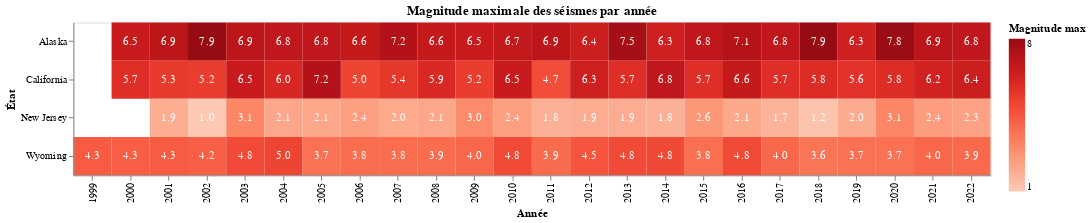

The notebook cell this image was saved under:
### Markdown cell above
# PARTIE 4: KEY FINDINGS

### Code cell
# Préparation données pour heatmap
heatmap_data = df_state_ACNJW.copy()
heatmap_data['magnitude_cat'] = pd.cut(
    heatmap_data['max_magnitude'],
    bins=[0, 3, 5, 7, 10],
    labels=['<3 (Mineur)', '3-5 (Modéré)', '5-7 (Fort)', '>7 (Majeur)']
)

heatmap = alt.Chart(heatmap_data).mark_rect().encode(
    x=alt.X('year:O', title='Année'),
    y=alt.Y('state:N', title='État'),
    color=alt.Color('max_magnitude:Q', 
                   title='Magnitude max',
                   scale=alt.Scale(scheme='reds')),
    tooltip=['year:O', 'state:N', 'max_magnitude:Q', 'n_earthquakes:Q']
).properties(
    width=chart_width,
    height=150,
    title='Magnitude maximale des séismes par année'
)

# Ajout texte
text = heatmap.mark_text(baseline='middle').encode(
    text=alt.Text('max_magnitude:Q', format='.1f'),
    color=alt.value('white')
)

heatmap_full = heatmap + text
heatmap_full

### Figure 1 — Vega-Lite specification as saved in the notebook (floating-point values rounded to 4 significant figures)
{"config": {"view": {"continuousWidth": 300, "continuousHeight": 300}}, "layer": [{"mark": {"type": "rect"}, "encoding": {"color": {"field": "max_magnitude", "scale": {"scheme": "reds"}, "title": "Magnitude max", "type": "quantitative"}, "tooltip": [{"field": "year", "type": "ordinal"}, {"field": "state", "type": "nominal"}, {"field": "max_magnitude", "type": "quantitative"}, {"field": "n_earthquakes", "type": "quantitative"}], "x": {"field": "year", "title": "Année", "type": "ordinal"}, "y": {"field": "state", "title": "État", "type": "nominal"}}, "title": "Magnitude maximale des séismes par année"}, {"mark": {"type": "text", "baseline": "middle"}, "encoding": {"color": {"value": "white"}, "text": {"field": "max_magnitude", "format": ".1f", "type": "quantitative"}, "tooltip": [{"field": "year", "type": "ordinal"}, {"field": "state", "type": "nominal"}, {"field": "max_magnitude", "type": "quantitative"}, {"field": "n_earthquakes", "type": "quantitative"}], "x": {"field": "year", "title": "Année", "type": "ordinal"}, "y": {"field": "state", "title": "État", "type": "nominal"}}, "title": "Magnitude maximale des séismes par année"}], "data": {"name": "data-21287a062a56693f175fa5569993e730"}, "height": 150, "width": 900, "$schema": "https://vega.github.io/schema/vega-lite/v5.20.1.json", "datasets": {"data-21287a062a56693f175fa5569993e730": [{"state": "Alaska", "state_fips": "02", "year": 2000, "n_earthquakes": 5085.0, "avg_magnitude": 2.145, "max_magnitude": 6.5, "avg_depth": 51.67, "n_properties": 2.0, "avg_price": 832000.0, "median_price": 832000.0, "avg_bedrooms": 4.0, "avg_bathrooms": 2.5, "magnitude_cat": "5-7 (Fort)"}, {"state": "Alaska", "state_fips": "02", "year": 2001, "n_earthquakes": 7609.0, "avg_magnitude": 2.018, "max_magnitude": 6.9, "avg_depth": 46.77, "n_properties": 3.0, "avg_price": 893000.0, "median_price": 650000.0, "avg_bedrooms": 5.0, "avg_bathrooms": 5.0, "magnitude_cat": "5-7 (Fort)"}, {"state": "Alaska", "state_fips": "02", "year": 2002, "n_earthquakes": 29940.0, "avg_magnitude": 1.718, "max_magnitude": 7.9, "avg_depth": 20.2, "n_properties": 2.0, "avg_price": 184500.0, "median_price": 184500.0, "avg_bedrooms": 2.5, "avg_bathrooms": 2.0, "magnitude_cat": ">7 (Majeur)"}, {"state": "Alaska", "state_fips": "02", "year": 2003, "n_earthquakes": 30100.0, "avg_magnitude": 1.622, "max_magnitude": 6.9, "avg_depth": 26.66, "n_properties": 3.0, "avg_price": 371000.0, "median_price": 319000.0, "avg_bedrooms": 3.667, "avg_bathrooms": 2.0, "magnitude_cat": "5-7 (Fort)"}, {"state": "Alaska", "state_fips": "02", "year": 2004, "n_earthquakes": 22900.0, "avg_magnitude": 1.641, "max_magnitude": 6.8, "avg_depth": 37.62, "n_properties": 11.0, "avg_price": 797900.0, "median_price": 648000.0, "avg_bedrooms": 4.636, "avg_bathrooms": 3.727, "magnitude_cat": "5-7 (Fort)"}, {"state": "Alaska", "state_fips": "02", "year": 2005, "n_earthquakes": 16890.0, "avg_magnitude": 1.838, "max_magnitude": 6.8, "avg_depth": 38.67, "n_properties": 7.0, "avg_price": 689600.0, "median_price": 579000.0, "avg_bedrooms": 5.571, "avg_bathrooms": 3.714, "magnitude_cat": "5-7 (Fort)"}, {"state": "Alaska", "state_fips": "02", "year": 2006, "n_earthquakes": 19370.0, "avg_magnitude": 1.932, "max_magnitude": 6.6, "avg_depth": 36.14, "n_properties": 10.0, "avg_price": 487500.0, "median_price": 506000.0, "avg_bedrooms": 4.4, "avg_bathrooms": 2.8, "magnitude_cat": "5-7 (Fort)"}, {"state": "Alaska", "state_fips": "02", "year": 2007, "n_earthquakes": 21540.0, "avg_magnitude": 1.816, "max_magnitude": 7.2, "avg_depth": 32.99, "n_properties": 9.0, "avg_price": 504100.0, "median_price": 499000.0, "avg_bedrooms": 4.444, "avg_bathrooms": 3.444, "magnitude_cat": ">7 (Majeur)"}, {"state": "Alaska", "state_fips": "02", "year": 2008, "n_earthquakes": 28580.0, "avg_magnitude": 1.683, "max_magnitude": 6.6, "avg_depth": 29.35, "n_properties": 8.0, "avg_price": 391800.0, "median_price": 400000.0, "avg_bedrooms": 3.875, "avg_bathrooms": 2.625, "magnitude_cat": "5-7 (Fort)"}, {"state": "Alaska", "state_fips": "02", "year": 2009, "n_earthquakes": 24040.0, "avg_magnitude": 1.602, "max_magnitude": 6.5, "avg_depth": 34.36, "n_properties": 6.0, "avg_price": 317600.0, "median_price": 300000.0, "avg_bedrooms": 2.667, "avg_bathrooms": 2.167, "magnitude_cat": "5-7 (Fort)"}, {"state": "Alaska", "state_fips": "02", "year": 2010, "n_earthquakes": 27080.0, "avg_magnitude": 1.844, "max_magnitude": 6.7, "avg_depth": 32.31, "n_properties": 9.0, "avg_price": 492300.0, "median_price": 452000.0, "avg_bedrooms": 4.0, "avg_bathrooms": 2.778, "magnitude_cat": "5-7 (Fort)"}, {"state": "Alaska", "state_fips": "02", "year": 2011, "n_earthquakes": 23910.0, "avg_magnitude": 1.661, "max_magnitude": 6.9, "avg_depth": 37.42, "n_properties": 7.0, "avg_price": 501900.0, "median_price": 439000.0, "avg_bedrooms": 3.286, "avg_bathrooms": 2.714, "magnitude_cat": "5-7 (Fort)"}, {"state": "Alaska", "state_fips": "02", "year": 2012, "n_earthquakes": 26530.0, "avg_magnitude": 1.585, "max_magnitude": 6.4, "avg_depth": 37.04, "n_properties": 12.0, "avg_price": 649600.0, "median_price": 397400.0, "avg_bedrooms": 3.333, "avg_bathrooms": 2.833, "magnitude_cat": "5-7 (Fort)"}, {"state": "Alaska", "state_fips": "02", "year": 2013, "n_earthquakes": 26310.0, "avg_magnitude": 1.63, "max_magnitude": 7.5, "avg_depth": 41.39, "n_properties": 12.0, "avg_price": 493900.0, "median_price": 468900.0, "avg_bedrooms": 3.75, "avg_bathrooms": 2.917, "magnitude_cat": ">7 (Majeur)"}, {"state": "Alaska", "state_fips": "02", "year": 2014, "n_earthquakes": 36490.0, "avg_magnitude": 1.473, "max_magnitude": 6.3, "avg_depth": 37.93, "n_properties": 15.0, "avg_price": 377100.0, "median_price": 350000.0, "avg_bedrooms": 3.533, "avg_bathrooms": 2.333, "magnitude_cat": "5-7 (Fort)"}, {"state": "Alaska", "state_fips": "02", "year": 2015, "n_earthquakes": 32970.0, "avg_magnitude": 1.569, "max_magnitude": 6.8, "avg_depth": 40.96, "n_properties": 24.0, "avg_price": 437300.0, "median_price": 372200.0, "avg_bedrooms": 3.333, "avg_bathrooms": 2.667, "magnitude_cat": "5-7 (Fort)"}, {"state": "Alaska", "state_fips": "02", "year": 2016, "n_earthquakes": 35990.0, "avg_magnitude": 1.544, "max_magnitude": 7.1, "avg_depth": 42.01, "n_properties": 22.0, "avg_price": 437400.0, "median_price": 431000.0, "avg_bedrooms": 3.682, "avg_bathrooms": 2.591, "magnitude_cat": ">7 (Majeur)"}, {"state": "Alaska", "state_fips": "02", "year": 2017, "n_earthquakes": 41160.0, "avg_magnitude": 1.561, "max_magnitude": 6.8, "avg_depth": 35.37, "n_properties": 17.0, "avg_price": 504900.0, "median_price": 435000.0, "avg_bedrooms": 3.647, "avg_bathrooms": 2.529, "magnitude_cat": "5-7 (Fort)"}, {"state": "Alaska", "state_fips": "02", "year": 2018, "n_earthquakes": 51840.0, "avg_magnitude": 1.598, "max_magnitude": 7.9, "avg_depth": 29.83, "n_properties": 36.0, "avg_price": 491200.0, "median_price": 463500.0, "avg_bedrooms": 3.778, "avg_bathrooms": 2.889, "magnitude_cat": ">7 (Majeur)"}, {"state": "Alaska", "state_fips": "02", "year": 2019, "n_earthquakes": 46790.0, "avg_magnitude": 1.378, "max_magnitude": 6.3, "avg_depth": 28.91, "n_properties": 32.0, "avg_price": 471900.0, "median_price": 437000.0, "avg_bedrooms": 3.531, "avg_bathrooms": 2.594, "magnitude_cat": "5-7 (Fort)"}, {"state": "Alaska", "state_fips": "02", "year": 2020, "n_earthquakes": 46480.0, "avg_magnitude": 1.384, "max_magnitude": 7.8, "avg_depth": 30.28, "n_properties": 21.0, "avg_price": 509100.0, "median_price": 460000.0, "avg_bedrooms": 3.381, "avg_bathrooms": 2.81, "magnitude_cat": ">7 (Majeur)"}, {"state": "Alaska", "state_fips": "02", "year": 2021, "n_earthquakes": 45000.0, "avg_magnitude": 1.421, "max_magnitude": 6.9, "avg_depth": 34.25, "n_properties": 16.0, "avg_price": 436800.0, "median_price": 412500.0, "avg_bedrooms": 3.125, "avg_bathrooms": 2.375, "magnitude_cat": "5-7 (Fort)"}, {"state": "Alaska", "state_fips": "02", "year": 2022, "n_earthquakes": 48680.0, "avg_magnitude": 1.42, "max_magnitude": 6.8, "avg_depth": 37.48, "n_properties": 3.0, "avg_price": 552200.0, "median_price": 539000.0, "avg_bedrooms": 3.333, "avg_bathrooms": 2.0, "magnitude_cat": "5-7 (Fort)"}, {"state": "California", "state_fips": "06", "year": 2000, "n_earthquakes": 31980.0, "avg_magnitude": 1.466, "max_magnitude": 5.7, "avg_depth": 5.622, "n_properties": 909.0, "avg_price": 1412000.0, "median_price": 775000.0, "avg_bedrooms": 3.483, "avg_bathrooms": 2.758, "magnitude_cat": "5-7 (Fort)"}, {"state": "California", "state_fips": "06", "year": 2001, "n_earthquakes": 29830.0, "avg_magnitude": 1.49, "max_magnitude": 5.3, "avg_depth": 5.668, "n_properties": 899.0, "avg_price": 1131000.0, "median_price": 760000.0, "avg_bedrooms": 3.502, "avg_bathrooms": 2.732, "magnitude_cat": "5-7 (Fort)"}, {"state": "California", "state_fips": "06", "year": 2002, "n_earthquakes": 24680.0, "avg_magnitude": 1.373, "max_magnitude": 5.2, "avg_depth": 5.839, "n_properties": 1059.0, "avg_price": 1313000.0, "median_price": 799000.0, "avg_bedrooms": 3.547, "avg_bathrooms": 2.823, "magnitude_cat": "5-7 (Fort)"}, {"state": "California", "state_fips": "06", "year": 2003, "n_earthquakes": 27580.0, "avg_magnitude": 1.421, "max_magnitude": 6.5, "avg_depth": 6.089, "n_properties": 1292.0, "avg_price": 1156000.0, "median_price": 750000.0, "avg_bedrooms": 3.524, "avg_bathrooms": 2.714, "magnitude_cat": "5-7 (Fort)"}, {"state": "California", "state_fips": "06", "year": 2004, "n_earthquakes": 45420.0, "avg_magnitude": 1.281, "max_magnitude": 5.97, "avg_depth": 5.354, "n_properties": 1500.0, "avg_price": 1164000.0, "median_price": 714000.0, "avg_bedrooms": 3.562, "avg_bathrooms": 2.798, "magnitude_cat": "5-7 (Fort)"}, {"state": "California", "state_fips": "06", "year": 2005, "n_earthquakes": 40560.0, "avg_magnitude": 1.148, "max_magnitude": 7.2, "avg_depth": 5.229, "n_properties": 1453.0, "avg_price": 1134000.0, "median_price": 699000.0, "avg_bedrooms": 3.589, "avg_bathrooms": 2.811, "magnitude_cat": ">7 (Majeur)"}, {"state": "California", "state_fips": "06", "year": 2006, "n_earthquakes": 36260.0, "avg_magnitude": 1.114, "max_magnitude": 5.0, "avg_depth": 4.863, "n_properties": 1122.0, "avg_price": 1140000.0, "median_price": 699000.0, "avg_bedrooms": 3.503, "avg_bathrooms": 2.77, "magnitude_cat": "3-5 (Modéré)"}, {"state": "California", "state_fips": "06", "year": 2007, "n_earthquakes": 31250.0, "avg_magnitude": 1.143, "max_magnitude": 5.4, "avg_depth": 5.94, "n_properties": 949.0, "avg_price": 1558000.0, "median_price": 739000.0, "avg_bedrooms": 3.466, "avg_bathrooms": 2.81, "magnitude_cat": "5-7 (Fort)"}, {"state": "California", "state_fips": "06", "year": 2008, "n_earthquakes": 33850.0, "avg_magnitude": 1.09, "max_magnitude": 5.9, "avg_depth": 5.542, "n_properties": 1146.0, "avg_price": 1033000.0, "median_price": 670500.0, "avg_bedrooms": 3.515, "avg_bathrooms": 2.698, "magnitude_cat": "5-7 (Fort)"}, {"state": "California", "state_fips": "06", "year": 2009, "n_earthquakes": 37610.0, "avg_magnitude": 1.053, "max_magnitude": 5.19, "avg_depth": 5.462, "n_properties": 1244.0, "avg_price": 1018000.0, "median_price": 631000.0, "avg_bedrooms": 3.537, "avg_bathrooms": 2.65, "magnitude_cat": "5-7 (Fort)"}, {"state": "California", "state_fips": "06", "year": 2010, "n_earthquakes": 44960.0, "avg_magnitude": 1.045, "max_magnitude": 6.5, "avg_depth": 5.239, "n_properties": 1244.0, "avg_price": 1172000.0, "median_price": 660000.0, "avg_bedrooms": 3.499, "avg_bathrooms": 2.74, "magnitude_cat": "5-7 (Fort)"}, {"state": "California", "state_fips": "06", "year": 2011, "n_earthquakes": 45890.0, "avg_magnitude": 0.8962, "max_magnitude": 4.73, "avg_depth": 5.418, "n_properties": 1331.0, "avg_price": 1354000.0, "median_price": 695000.0, "avg_bedrooms": 3.477, "avg_bathrooms": 2.794, "magnitude_cat": "3-5 (Modéré)"}, {"state": "California", "state_fips": "06", "year": 2012, "n_earthquakes": 47880.0, "avg_magnitude": 0.9076, "max_magnitude": 6.3, "avg_depth": 5.033, "n_properties": 1470.0, "avg_price": 1247000.0, "median_price": 729400.0, "avg_bedrooms": 3.412, "avg_bathrooms": 2.717, "magnitude_cat": "5-7 (Fort)"}, {"state": "California", "state_fips": "06", "year": 2013, "n_earthquakes": 51140.0, "avg_magnitude": 0.8954, "max_magnitude": 5.69, "avg_depth": 5.302, "n_properties": 1830.0, "avg_price": 1364000.0, "median_price": 750000.0, "avg_bedrooms": 3.505, "avg_bathrooms": 2.792, "magnitude_cat": "5-7 (Fort)"}, {"state": "California", "state_fips": "06", "year": 2014, "n_earthquakes": 52930.0, "avg_magnitude": 0.9232, "max_magnitude": 6.8, "avg_depth": 4.924, "n_properties": 1905.0, "avg_price": 1298000.0, "median_price": 759800.0, "avg_bedrooms": 3.538, "avg_bathrooms": 2.854, "magnitude_cat": "5-7 (Fort)"}, {"state": "California", "state_fips": "06", "year": 2015, "n_earthquakes": 46150.0, "avg_magnitude": 0.966, "max_magnitude": 5.72, "avg_depth": 5.768, "n_properties": 2420.0, "avg_price": 1437000.0, "median_price": 761200.0, "avg_bedrooms": 3.501, "avg_bathrooms": 2.879, "magnitude_cat": "5-7 (Fort)"}, {"state": "California", "state_fips": "06", "year": 2016, "n_earthquakes": 41280.0, "avg_magnitude": 0.9512, "max_magnitude": 6.6, "avg_depth": 5.811, "n_properties": 2659.0, "avg_price": 1318000.0, "median_price": 745000.0, "avg_bedrooms": 3.498, "avg_bathrooms": 2.829, "magnitude_cat": "5-7 (Fort)"}, {"state": "California", "state_fips": "06", "year": 2017, "n_earthquakes": 42840.0, "avg_magnitude": 0.9516, "max_magnitude": 5.7, "avg_depth": 5.27, "n_properties": 3111.0, "avg_price": 1293000.0, "median_price": 729000.0, "avg_bedrooms": 3.565, "avg_bathrooms": 2.86, "magnitude_cat": "5-7 (Fort)"}, {"state": "California", "state_fips": "06", "year": 2018, "n_earthquakes": 35700.0, "avg_magnitude": 0.9173, "max_magnitude": 5.8, "avg_depth": 5.671, "n_properties": 3138.0, "avg_price": 1446000.0, "median_price": 715000.0, "avg_bedrooms": 3.505, "avg_bathrooms": 2.837, "magnitude_cat": "5-7 (Fort)"}, {"state": "California", "state_fips": "06", "year": 2019, "n_earthquakes": 55980.0, "avg_magnitude": 0.9967, "max_magnitude": 5.58, "avg_depth": 5.581, "n_properties": 3252.0, "avg_price": 1191000.0, "median_price": 699000.0, "avg_bedrooms": 3.549, "avg_bathrooms": 2.845, "magnitude_cat": "5-7 (Fort)"}, {"state": "California", "state_fips": "06", "year": 2020, "n_earthquakes": 53430.0, "avg_magnitude": 0.9698, "max_magnitude": 5.77, "avg_depth": 6.129, "n_properties": 2783.0, "avg_price": 1106000.0, "median_price": 689000.0, "avg_bedrooms": 3.539, "avg_bathrooms": 2.8, "magnitude_cat": "5-7 (Fort)"}, {"state": "California", "state_fips": "06", "year": 2021, "n_earthquakes": 47770.0, "avg_magnitude": 1.05, "max_magnitude": 6.2, "avg_depth": 5.84, "n_properties": 32600.0, "avg_price": 987100.0, "median_price": 699000.0, "avg_bedrooms": 3.289, "avg_bathrooms": 2.489, "magnitude_cat": "5-7 (Fort)"}, {"state": "California", "state_fips": "06", "year": 2022, "n_earthquakes": 39540.0, "avg_magnitude": 0.9984, "max_magnitude": 6.4, "avg_depth": 5.998, "n_properties": 78640.0, "avg_price": 1001000.0, "median_price": 725000.0, "avg_bedrooms": 3.255, "avg_bathrooms": 2.482, "magnitude_cat": "5-7 (Fort)"}, {"state": "New Jersey", "state_fips": "34", "year": 1999, "n_earthquakes": null, "avg_magnitude": null, "max_magnitude": null, "avg_depth": null, "n_properties": 213.0, "avg_price": 576600.0, "median_price": 450000.0, "avg_bedrooms": 3.615, "avg_bathrooms": 2.681, "magnitude_cat": null}, {"state": "New Jersey", "state_fips": "34", "year": 2000, "n_earthquakes": null, "avg_magnitude": null, "max_magnitude": null, "avg_depth": null, "n_properties": 221.0, "avg_price": 540400.0, "median_price": 449000.0, "avg_bedrooms": 3.579, "avg_bathrooms": 2.719, "magnitude_cat": null}, {"state": "New Jersey", "state_fips": "34", "year": 2001, "n_earthquakes": 1.0, "avg_magnitude": 1.9, "max_magnitude": 1.9, "avg_depth": 7.0, "n_properties": 191.0, "avg_price": 639900.0, "median_price": 449000.0, "avg_bedrooms": 3.785, "avg_bathrooms": 2.901, "magnitude_cat": "<3 (Mineur)"}, {"state": "New Jersey", "state_fips": "34", "year": 2002, "n_earthquakes": 1.0, "avg_magnitude": 1.0, "max_magnitude": 1.0, "avg_depth": 3.66, "n_properties": 218.0, "avg_price": 563900.0, "median_price": 425000.0, "avg_bedrooms": 3.482, "avg_bathrooms": 2.734, "magnitude_cat": "<3 (Mineur)"}, {"state": "New Jersey", "state_fips": "34", "year": 2003, "n_earthquakes": 3.0, "avg_magnitude": 2.28, "max_magnitude": 3.1, "avg_depth": 3.853, "n_properties": 242.0, "avg_price": 525700.0, "median_price": 387500.0, "avg_bedrooms": 3.616, "avg_bathrooms": 2.744, "magnitude_cat": "3-5 (Modéré)"}, {"state": "New Jersey", "state_fips": "34", "year": 2004, "n_earthquakes": 2.0, "avg_magnitude": 2.05, "max_magnitude": 2.1, "avg_depth": 7.125, "n_properties": 371.0, "avg_price": 494200.0, "median_price": 379900.0, "avg_bedrooms": 3.418, "avg_bathrooms": 2.499, "magnitude_cat": "<3 (Mineur)"}, {"state": "New Jersey", "state_fips": "34", "year": 2005, "n_earthquakes": 4.0, "avg_magnitude": 1.647, "max_magnitude": 2.12, "avg_depth": 4.97, "n_properties": 372.0, "avg_price": 493700.0, "median_price": 349900.0, "avg_bedrooms": 3.495, "avg_bathrooms": 2.559, "magnitude_cat": "<3 (Mineur)"}, {"state": "New Jersey", "state_fips": "34", "year": 2006, "n_earthquakes": 5.0, "avg_magnitude": 1.534, "max_magnitude": 2.39, "avg_depth": 5.008, "n_properties": 391.0, "avg_price": 428200.0, "median_price": 349900.0, "avg_bedrooms": 3.34, "avg_bathrooms": 2.407, "magnitude_cat": "<3 (Mineur)"}, {"state": "New Jersey", "state_fips": "34", "year": 2007, "n_earthquakes": 2.0, "avg_magnitude": 1.655, "max_magnitude": 2.05, "avg_depth": 4.885, "n_properties": 301.0, "avg_price": 504800.0, "median_price": 339000.0, "avg_bedrooms": 3.505, "avg_bathrooms": 2.578, "magnitude_cat": "<3 (Mineur)"}, {"state": "New Jersey", "state_fips": "34", "year": 2008, "n_earthquakes": 1.0, "avg_magnitude": 2.1, "max_magnitude": 2.1, "avg_depth": 0.85, "n_properties": 238.0, "avg_price": 520600.0, "median_price": 349400.0, "avg_bedrooms": 3.391, "avg_bathrooms": 2.462, "magnitude_cat": "<3 (Mineur)"}, {"state": "New Jersey", "state_fips": "34", "year": 2009, "n_earthquakes": 9.0, "avg_magnitude": 2.164, "max_magnitude": 2.95, "avg_depth": 4.834, "n_properties": 195.0, "avg_price": 531100.0, "median_price": 384900.0, "avg_bedrooms": 3.272, "avg_bathrooms": 2.426, "magnitude_cat": "<3 (Mineur)"}, {"state": "New Jersey", "state_fips": "34", "year": 2010, "n_earthquakes": 8.0, "avg_magnitude": 1.288, "max_magnitude": 2.37, "avg_depth": 4.14, "n_properties": 175.0, "avg_price": 553100.0, "median_price": 380000.0, "avg_bedrooms": 3.463, "avg_bathrooms": 2.554, "magnitude_cat": "<3 (Mineur)"}, {"state": "New Jersey", "state_fips": "34", "year": 2011, "n_earthquakes": 5.0, "avg_magnitude": 1.43, "max_magnitude": 1.78, "avg_depth": 5.812, "n_properties": 169.0, "avg_price": 548000.0, "median_price": 425000.0, "avg_bedrooms": 3.621, "avg_bathrooms": 2.615, "magnitude_cat": "<3 (Mineur)"}, {"state": "New Jersey", "state_fips": "34", "year": 2012, "n_earthquakes": 5.0, "avg_magnitude": 1.334, "max_magnitude": 1.93, "avg_depth": 3.848, "n_properties": 189.0, "avg_price": 779400.0, "median_price": 429900.0, "avg_bedrooms": 3.714, "avg_bathrooms": 2.984, "magnitude_cat": "<3 (Mineur)"}, {"state": "New Jersey", "state_fips": "34", "year": 2013, "n_earthquakes": 2.0, "avg_magnitude": 1.535, "max_magnitude": 1.93, "avg_depth": 2.07, "n_properties": 243.0, "avg_price": 607300.0, "median_price": 419900.0, "avg_bedrooms": 3.49, "avg_bathrooms": 2.654, "magnitude_cat": "<3 (Mineur)"}, {"state": "New Jersey", "state_fips": "34", "year": 2014, "n_earthquakes": 6.0, "avg_magnitude": 1.052, "max_magnitude": 1.77, "avg_depth": 7.44, "n_properties": 265.0, "avg_price": 561000.0, "median_price": 399000.0, "avg_bedrooms": 3.434, "avg_bathrooms": 2.589, "magnitude_cat": "<3 (Mineur)"}, {"state": "New Jersey", "state_fips": "34", "year": 2015, "n_earthquakes": 4.0, "avg_magnitude": 1.463, "max_magnitude": 2.6, "avg_depth": 6.755, "n_properties": 330.0, "avg_price": 578300.0, "median_price": 419000.0, "avg_bedrooms": 3.421, "avg_bathrooms": 2.633, "magnitude_cat": "<3 (Mineur)"}, {"state": "New Jersey", "state_fips": "34", "year": 2016, "n_earthquakes": 14.0, "avg_magnitude": 0.8221, "max_magnitude": 2.08, "avg_depth": 2.684, "n_properties": 330.0, "avg_price": 559100.0, "median_price": 399900.0, "avg_bedrooms": 3.467, "avg_bathrooms": 2.63, "magnitude_cat": "<3 (Mineur)"}, {"state": "New Jersey", "state_fips": "34", "year": 2017, "n_earthquakes": 4.0, "avg_magnitude": 1.343, "max_magnitude": 1.71, "avg_depth": 6.72, "n_properties": 458.0, "avg_price": 527900.0, "median_price": 385000.0, "avg_bedrooms": 3.459, "avg_bathrooms": 2.535, "magnitude_cat": "<3 (Mineur)"}, {"state": "New Jersey", "state_fips": "34", "year": 2018, "n_earthquakes": 1.0, "avg_magnitude": 1.18, "max_magnitude": 1.18, "avg_depth": 5.0, "n_properties": 515.0, "avg_price": 501600.0, "median_price": 380000.0, "avg_bedrooms": 3.495, "avg_bathrooms": 2.511, "magnitude_cat": "<3 (Mineur)"}, {"state": "New Jersey", "state_fips": "34", "year": 2019, "n_earthquakes": 3.0, "avg_magnitude": 1.543, "max_magnitude": 1.96, "avg_depth": 5.723, "n_properties": 495.0, "avg_price": 546200.0, "median_price": 399000.0, "avg_bedrooms": 3.626, "avg_bathrooms": 2.618, "magnitude_cat": "<3 (Mineur)"}, {"state": "New Jersey", "state_fips": "34", "year": 2020, "n_earthquakes": 3.0, "avg_magnitude": 2.3, "max_magnitude": 3.1, "avg_depth": 3.27, "n_properties": 466.0, "avg_price": 666600.0, "median_price": 425000.0, "avg_bedrooms": 3.697, "avg_bathrooms": 2.747, "magnitude_cat": "3-5 (Modéré)"}, {"state": "New Jersey", "state_fips": "34", "year": 2021, "n_earthquakes": 1.0, "avg_magnitude": 2.4, "max_magnitude": 2.4, "avg_depth": 5.0, "n_properties": 2746.0, "avg_price": 536500.0, "median_price": 389900.0, "avg_bedrooms": 3.493, "avg_bathrooms": 2.575, "magnitude_cat": "<3 (Mineur)"}, {"state": "New Jersey", "state_fips": "34", "year": 2022, "n_earthquakes": 3.0, "avg_magnitude": 2.167, "max_magnitude": 2.3, "avg_depth": 5.005, "n_properties": 5144.0, "avg_price": 455100.0, "median_price": 360000.0, "avg_bedrooms": 3.451, "avg_bathrooms": 2.417, "magnitude_cat": "<3 (Mineur)"}, {"state": "Wyoming", "state_fips": "56", "year": 1999, "n_earthquakes": 400.0, "avg_magnitude": 1.478, "max_magnitude": 4.3, "avg_depth": 3.627, "n_properties": 2.0, "avg_price": 310000.0, "median_price": 310000.0, "avg_bedrooms": 3.0, "avg_bathrooms": 1.5, "magnitude_cat": "3-5 (Modéré)"}, {"state": "Wyoming", "state_fips": "56", "year": 2000, "n_earthquakes": 893.0, "avg_magnitude": 1.086, "max_magnitude": 4.25, "avg_depth": 3.085, "n_properties": null, "avg_price": null, "median_price": null, "avg_bedrooms": null, "avg_bathrooms": null, "magnitude_cat": "3-5 (Modéré)"}, {"state": "Wyoming", "state_fips": "56", "year": 2001, "n_earthquakes": 541.0, "avg_magnitude": 1.965, "max_magnitude": 4.3, "avg_depth": 2.168, "n_properties": 1.0, "avg_price": 899000.0, "median_price": 899000.0, "avg_bedrooms": 6.0, "avg_bathrooms": 5.0, "magnitude_cat": "3-5 (Modéré)"}, {"state": "Wyoming", "state_fips": "56", "year": 2002, "n_earthquakes": 638.0, "avg_magnitude": 1.669, "max_magnitude": 4.2, "avg_depth": 3.163, "n_properties": null, "avg_price": null, "median_price": null, "avg_bedrooms": null, "avg_bathrooms": null, "magnitude_cat": "3-5 (Modéré)"}, {"state": "Wyoming", "state_fips": "56", "year": 2003, "n_earthquakes": 272.0, "avg_magnitude": 1.945, "max_magnitude": 4.8, "avg_depth": 3.545, "n_properties": null, "avg_price": null, "median_price": null, "avg_bedrooms": null, "avg_bathrooms": null, "magnitude_cat": "3-5 (Modéré)"}, {"state": "Wyoming", "state_fips": "56", "year": 2004, "n_earthquakes": 330.0, "avg_magnitude": 1.727, "max_magnitude": 5.0, "avg_depth": 3.376, "n_properties": 1.0, "avg_price": 525000.0, "median_price": 525000.0, "avg_bedrooms": 2.0, "avg_bathrooms": 3.0, "magnitude_cat": "3-5 (Modéré)"}, {"state": "Wyoming", "state_fips": "56", "year": 2005, "n_earthquakes": 259.0, "avg_magnitude": 1.697, "max_magnitude": 3.7, "avg_depth": 2.879, "n_properties": null, "avg_price": null, "median_price": null, "avg_bedrooms": null, "avg_bathrooms": null, "magnitude_cat": "3-5 (Modéré)"}, {"state": "Wyoming", "state_fips": "56", "year": 2006, "n_earthquakes": 379.0, "avg_magnitude": 2.199, "max_magnitude": 3.82, "avg_depth": 2.72, "n_properties": 4.0, "avg_price": 467000.0, "median_price": 366500.0, "avg_bedrooms": 3.75, "avg_bathrooms": 2.25, "magnitude_cat": "3-5 (Modéré)"}, {"state": "Wyoming", "state_fips": "56", "year": 2007, "n_earthquakes": 312.0, "avg_magnitude": 2.168, "max_magnitude": 3.83, "avg_depth": 2.483, "n_properties": 3.0, "avg_price": 791300.0, "median_price": 339000.0, "avg_bedrooms": 4.0, "avg_bathrooms": 2.667, "magnitude_cat": "3-5 (Modéré)"}, {"state": "Wyoming", "state_fips": "56", "year": 2008, "n_earthquakes": 1014.0, "avg_magnitude": 1.581, "max_magnitude": 3.86, "avg_depth": 3.742, "n_properties": 2.0, "avg_price": 422500.0, "median_price": 422500.0, "avg_bedrooms": 3.0, "avg_bathrooms": 3.0, "magnitude_cat": "3-5 (Modéré)"}, {"state": "Wyoming", "state_fips": "56", "year": 2009, "n_earthquakes": 516.0, "avg_magnitude": 1.754, "max_magnitude": 4.0, "avg_depth": 2.968, "n_properties": 3.0, "avg_price": 405000.0, "median_price": 295000.0, "avg_bedrooms": 3.0, "avg_bathrooms": 2.0, "magnitude_cat": "3-5 (Modéré)"}, {"state": "Wyoming", "state_fips": "56", "year": 2010, "n_earthquakes": 377.0, "avg_magnitude": 1.681, "max_magnitude": 4.8, "avg_depth": 5.43, "n_properties": 6.0, "avg_price": 324800.0, "median_price": 294400.0, "avg_bedrooms": 3.5, "avg_bathrooms": 2.167, "magnitude_cat": "3-5 (Modéré)"}, {"state": "Wyoming", "state_fips": "56", "year": 2011, "n_earthquakes": 307.0, "avg_magnitude": 1.952, "max_magnitude": 3.9, "avg_depth": 2.553, "n_properties": 6.0, "avg_price": 1123000.0, "median_price": 998500.0, "avg_bedrooms": 4.5, "avg_bathrooms": 3.333, "magnitude_cat": "3-5 (Modéré)"}, {"state": "Wyoming", "state_fips": "56", "year": 2012, "n_earthquakes": 320.0, "avg_magnitude": 1.983, "max_magnitude": 4.5, "avg_depth": 2.486, "n_properties": 8.0, "avg_price": 444800.0, "median_price": 407000.0, "avg_bedrooms": 3.75, "avg_bathrooms": 2.375, "magnitude_cat": "3-5 (Modéré)"}, {"state": "Wyoming", "state_fips": "56", "year": 2013, "n_earthquakes": 514.0, "avg_magnitude": 1.844, "max_magnitude": 4.8, "avg_depth": 4.678, "n_properties": 14.0, "avg_price": 845400.0, "median_price": 375000.0, "avg_bedrooms": 3.643, "avg_bathrooms": 2.571, "magnitude_cat": "3-5 (Modéré)"}, {"state": "Wyoming", "state_fips": "56", "year": 2014, "n_earthquakes": 1124.0, "avg_magnitude": 0.8057, "max_magnitude": 4.83, "avg_depth": 4.625, "n_properties": 15.0, "avg_price": 922600.0, "median_price": 699000.0, "avg_bedrooms": 3.333, "avg_bathrooms": 2.6, "magnitude_cat": "3-5 (Modéré)"}, {"state": "Wyoming", "state_fips": "56", "year": 2015, "n_earthquakes": 412.0, "avg_magnitude": 2.34, "max_magnitude": 3.8, "avg_depth": 2.62, "n_properties": 33.0, "avg_price": 815200.0, "median_price": 360000.0, "avg_bedrooms": 3.455, "avg_bathrooms": 2.576, "magnitude_cat": "3-5 (Modéré)"}, {"state": "Wyoming", "state_fips": "56", "year": 2016, "n_earthquakes": 623.0, "avg_magnitude": 1.738, "max_magnitude": 4.8, "avg_depth": 4.206, "n_properties": 21.0, "avg_price": 998800.0, "median_price": 370000.0, "avg_bedrooms": 3.81, "avg_bathrooms": 2.857, "magnitude_cat": "3-5 (Modéré)"}, {"state": "Wyoming", "state_fips": "56", "year": 2017, "n_earthquakes": 571.0, "avg_magnitude": 1.879, "max_magnitude": 4.0, "avg_depth": 3.947, "n_properties": 25.0, "avg_price": 595200.0, "median_price": 349500.0, "avg_bedrooms": 3.4, "avg_bathrooms": 2.36, "magnitude_cat": "3-5 (Modéré)"}, {"state": "Wyoming", "state_fips": "56", "year": 2018, "n_earthquakes": 532.0, "avg_magnitude": 1.84, "max_magnitude": 3.6, "avg_depth": 3.874, "n_properties": 32.0, "avg_price": 622400.0, "median_price": 311400.0, "avg_bedrooms": 3.594, "avg_bathrooms": 2.375, "magnitude_cat": "3-5 (Modéré)"}, {"state": "Wyoming", "state_fips": "56", "year": 2019, "n_earthquakes": 530.0, "avg_magnitude": 1.81, "max_magnitude": 3.7, "avg_depth": 3.516, "n_properties": 38.0, "avg_price": 735900.0, "median_price": 397200.0, "avg_bedrooms": 3.868, "avg_bathrooms": 2.684, "magnitude_cat": "3-5 (Modéré)"}, {"state": "Wyoming", "state_fips": "56", "year": 2020, "n_earthquakes": 453.0, "avg_magnitude": 1.684, "max_magnitude": 3.7, "avg_depth": 3.747, "n_properties": 28.0, "avg_price": 512000.0, "median_price": 393200.0, "avg_bedrooms": 3.393, "avg_bathrooms": 2.393, "magnitude_cat": "3-5 (Modéré)"}, {"state": "Wyoming", "state_fips": "56", "year": 2021, "n_earthquakes": 700.0, "avg_magnitude": 1.546, "max_magnitude": 4.0, "avg_depth": 4.23, "n_properties": 29.0, "avg_price": 455400.0, "median_price": 325000.0, "avg_bedrooms": 3.483, "avg_bathrooms": 2.138, "magnitude_cat": "3-5 (Modéré)"}, {"state": "Wyoming", "state_fips": "56", "year": 2022, "n_earthquakes": 1782.0, "avg_magnitude": 1.079, "max_magnitude": 3.93, "avg_depth": 5.149, "n_properties": 322.0, "avg_price": 452300.0, "median_price": 424400.0, "avg_bedrooms": 3.578, "avg_bathrooms": 2.581, "magnitude_cat": "3-5 (Modéré)"}]}}
